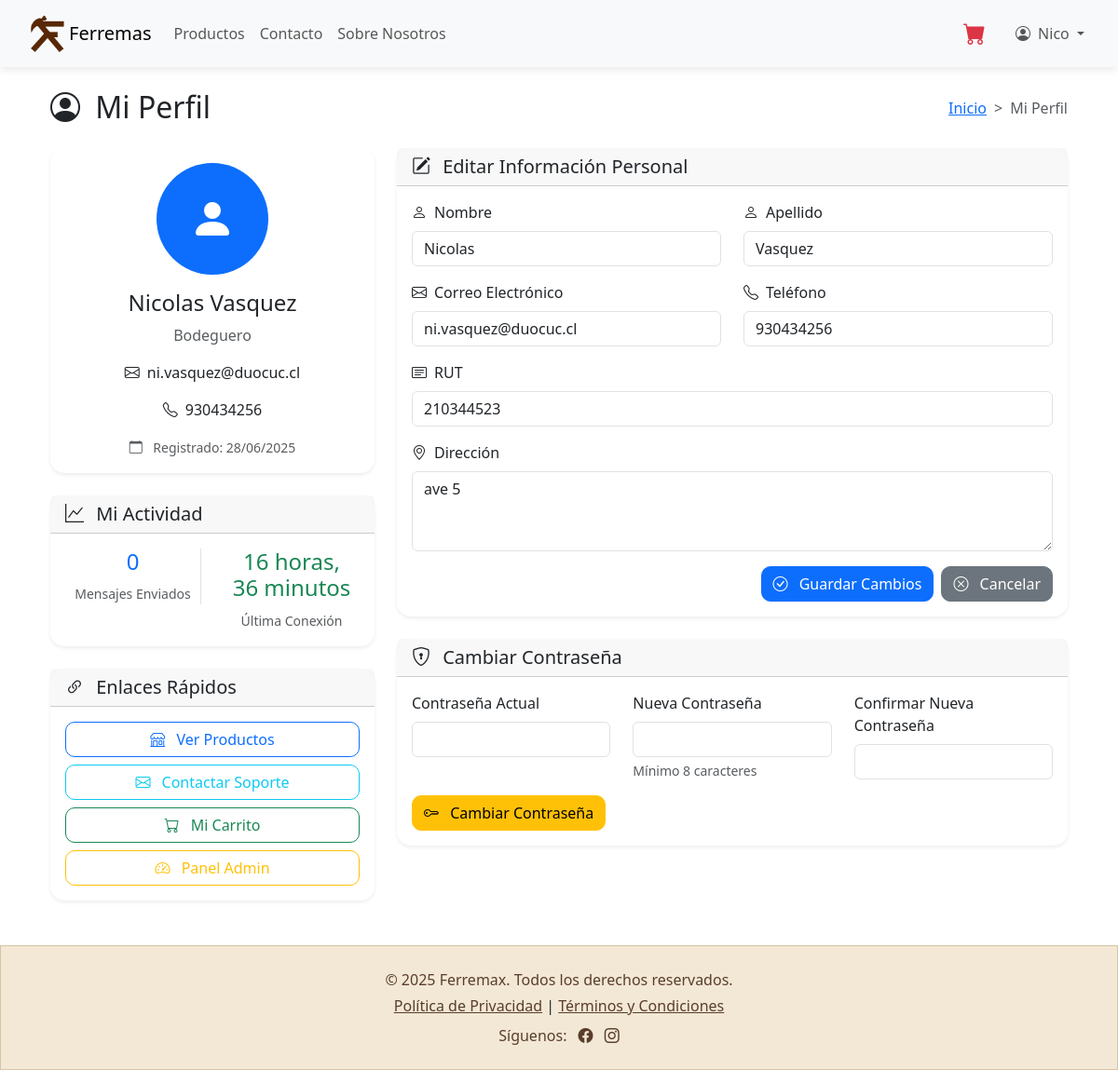
/profile/ (signed in), run on an earlier commit of the app's database.
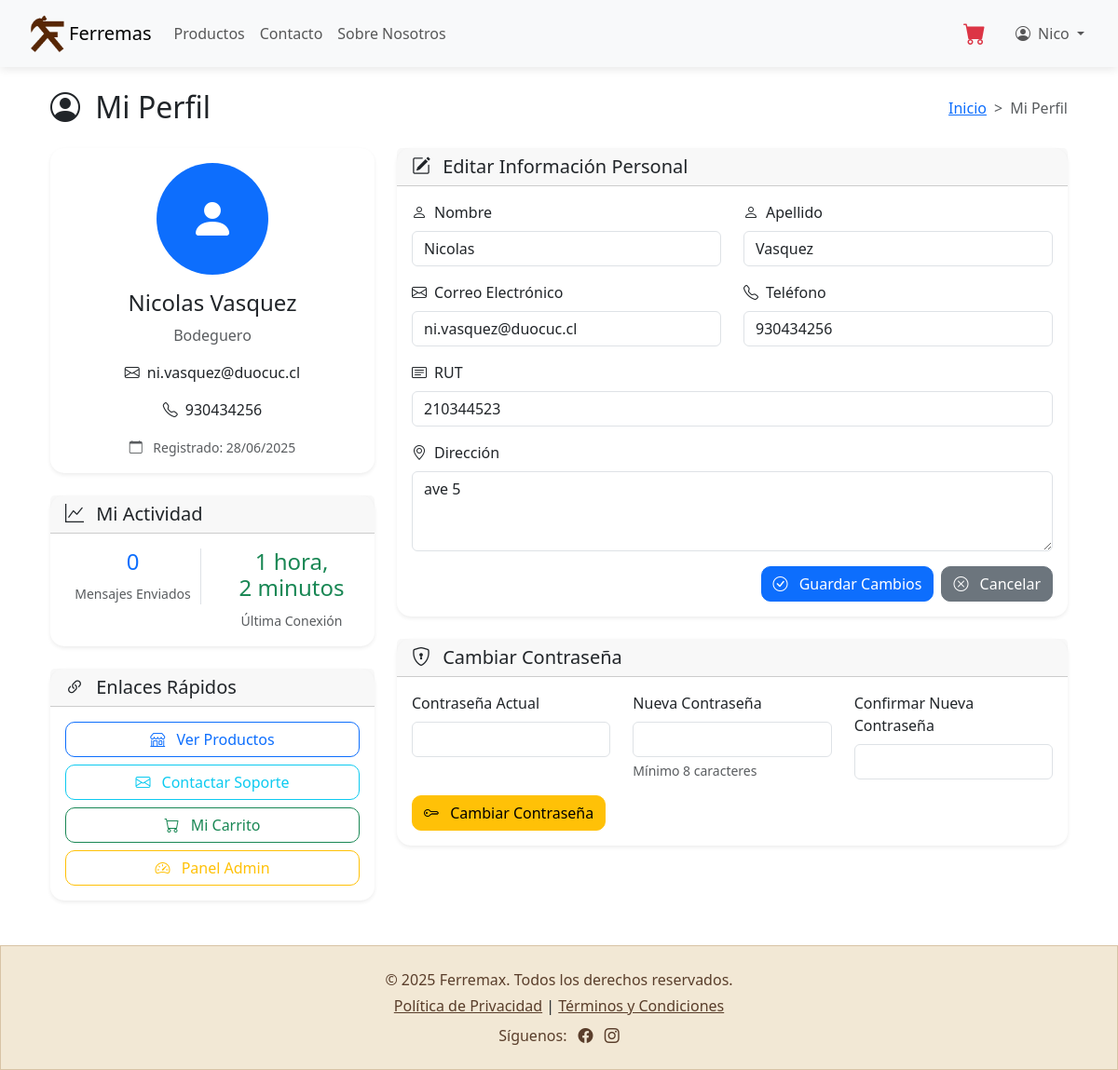
And on a later commit of the database.
### miPaypal/models.py (models this page shows, shortened)
class CustomUser(AbstractUser):
    ROLES = (
        ('cliente', 'Cliente'),
        ('bodeguero', 'Bodeguero'),
        ('contador', 'Contador'),
        ('vendedor', 'Vendedor'),
    )
    rut = models.CharField(max_length=12, blank=True, null=True)
    telefono = models.CharField(max_length=15, blank=True, null=True)
    direccion = models.TextField(blank=True, null=True)
    ciudad = models.CharField(max_length=100, blank=True, null=True, verbose_name="Ciudad")
    rol = models.CharField(max_length=10, choices=ROLES, default='cliente')

### ecommerce/views.py (the view, shortened to what this page needs)
# urls.py: path('profile/', user_profile, name='user-profile-page'),
@login_required
def user_profile(request):
    user_messages_count = 0
    if hasattr(ContactMessage, 'objects'):
        user_messages_count = ContactMessage.objects.filter(email=request.user.email).count()
    context = {
        'user_messages_count': user_messages_count,
    }
    return render(request, 'profile/user-profile.html', context)

### miPaypal/context_processors.py (called while the page is built)
def cart_context(request):
    cart_count = 0
    try:
        if request.user.is_authenticated:
            cart = Cart.objects.filter(user=request.user).first()
        else:
            if request.session.session_key:
                cart = Cart.objects.filter(session_key=request.session.session_key).first()
            else:
                cart = None
        if cart:
            cart_count = sum(item.quantity for item in cart.cartitem_set.all())
    except Exception:
        cart_count = 0
    return {
        'cart_count': cart_count
    }

### ecommerce/templates/profile/user-profile.html (shortened to what the changed rows need)
{% extends 'base.html' %}
{% block content %}
<div class="container mt-4">
    <div class="row">
        <div class="col-12">
            <div class="d-flex justify-content-between align-items-center mb-4">
                <h1 class="h2 mb-0">
                    <i class="bi bi-person-circle me-2"></i>
                    Mi Perfil
                </h1>
            </div>
        </div>
    </div>
    <div class="row">
        <div class="col-lg-4">
            <div class="card shadow-sm">
                <div class="card-body text-center">
                    <div class="mb-3">
                        <div class="bg-primary rounded-circle mx-auto mb-3 d-flex align-items-center justify-content-center"
                             style="width: 120px; height: 120px;">
                        </div>
                    </div>
                    <h4 class="card-title">
                        {% if user.get_full_name %}
                            {{ user.get_full_name }}
                        {% else %}
                            {{ user.username }}
                            <small class="text-muted">(sin nombre completo)</small>
                        {% endif %}
                    </h4>
                    <p class="card-text text-muted">{{ user.get_rol_display }}</p>
                    <p class="card-text">
                        <i class="bi bi-envelope me-2"></i>{{ user.email }}
                    </p>
                    {% if user.telefono %}
                    <p class="card-text">
                        <i class="bi bi-telephone me-2"></i>{{ user.telefono }}
                    </p>
                    {% endif %}
                    <p class="card-text">
                        <small class="text-muted">
                            <i class="bi bi-calendar me-2"></i>
                            Registrado: {{ user.date_joined|date:"d/m/Y" }}
                        </small>
                    </p>
                </div>
            </div>
            <div class="card shadow-sm mt-4">
                <div class="card-body">
                    <div class="row text-center">
                        <div class="col-6">
                            <h4 class="text-success">{{ user.last_login|timesince }}</h4>
                            <small class="text-muted">Última Conexión</small>
                        </div>
                    </div>
                </div>
            </div>
        </div>
        <div class="col-lg-8">
            <div class="card shadow-sm">
                <div class="card-body">
                    <form method="post">
                        <div class="row">
                            <div class="col-md-6">
                                <div class="mb-3">
                                    <label for="first_name" class="form-label">
                                        <i class="bi bi-person me-2"></i>Nombre
                                    </label>
                                    <input type="text" class="form-control" id="first_name" name="first_name"
                                           value="{{ user.first_name }}" required>
                                </div>
                            </div>
                            <div class="col-md-6">
                                <div class="mb-3">
                                    <label for="last_name" class="form-label">
                                        <i class="bi bi-person me-2"></i>Apellido
                                    </label>
                                    <input type="text" class="form-control" id="last_name" name="last_name"
                                           value="{{ user.last_name }}" required>
                                </div>
                            </div>
                        </div>
                        <div class="row">
                            <div class="col-md-6">
                                <div class="mb-3">
                                    <label for="email" class="form-label">
                                        <i class="bi bi-envelope me-2"></i>Correo Electrónico
                                    </label>
                                    <input type="email" class="form-control" id="email" name="email"
                                           value="{{ user.email }}" required>
                                </div>
                            </div>
                            <div class="col-md-6">
                                <div class="mb-3">
                                    <label for="telefono" class="form-label">
                                        <i class="bi bi-telephone me-2"></i>Teléfono
                                    </label>
                                    <input type="text" class="form-control" id="telefono" name="telefono"
                                           value="{{ user.telefono|default:'' }}" placeholder="+56912345678">
                                </div>
                            </div>
                        </div>
                        <div class="mb-3">
                            <label for="rut" class="form-label">
                                <i class="bi bi-card-text me-2"></i>RUT
                            </label>
                            <input type="text" class="form-control" id="rut" name="rut"
                                   value="{{ user.rut|default:'' }}" placeholder="12.345.678-9">
                        </div>
                        <div class="mb-3">
                            <label for="direccion" class="form-label">
                                <i class="bi bi-geo-alt me-2"></i>Dirección
                            </label>
                            <textarea class="form-control" id="direccion" name="direccion" rows="3"
                                      placeholder="Ingrese su dirección completa">{{ user.direccion|default:'' }}</textarea>
                        </div>
                    </form>
                </div>
            </div>
        </div>
    </div>
</div>
{% endblock %}

### ecommerce/templates/base.html (shortened to what this page needs)
{% load static %}
<!DOCTYPE html>
<html lang="es">
<head>
</head>
<body>
<link href="https://cdn.jsdelivr.net/npm/bootstrap@5.3.7/dist/css/bootstrap.min.css" rel="stylesheet">
<link href="https://cdn.jsdelivr.net/npm/bootstrap-icons@1.10.5/font/bootstrap-icons.css" rel="stylesheet">
<nav class="navbar navbar-expand-lg bg-body-tertiary px-3 position-sticky top-0" style="z-index: 1030;">
  <div class="container-fluid">
    <a class="navbar-brand d-flex align-items-center" href="{%url 'index-page'%}">
      <img src="{% static 'images/Ferremas.png' %}"width="46"  />
      Ferremas
    </a>
    <div class="collapse navbar-collapse" id="navbarSupportedContent">
      <ul class="navbar-nav me-auto mb-2 mb-lg-0">
        <li class="nav-item">
          <a class="nav-link" href="{%url 'products-page'%}">Productos</a>
        </li>
        <li class="nav-item">
          <a class="nav-link" href="{%url 'contact-page'%}">Contacto</a>
        </li>
        <li class="nav-item">
          <a class="nav-link" href="{%url 'about-page'%}">Sobre Nosotros</a>
        </li>
      </ul>
      <ul class="navbar-nav mb-2 mb-lg-0 align-items-center">
        <li class="nav-item me-3 position-relative">
          <a class="nav-link" href="{%url 'view_cart'%}">
            <i class="bi bi-cart-fill fs-4 text-danger"></i>
          </a>
        </li>
        {% if user.is_authenticated %}
          <li class="nav-item dropdown">
            <a class="nav-link dropdown-toggle" href="#" role="button" data-bs-toggle="dropdown"
              aria-expanded="false">
              <i class="bi bi-person-circle me-1"></i>
              {{ user.username|default:'Mi cuenta' }}
            </a>
          </li>
        {% else %}
          <li class="nav-item">
            <a class="nav-link" href="{% url 'login-page' %}">Iniciar Sesión</a>
          </li>
        {% endif %}
      </ul>
    </div>
  </div>
</nav>
<div class="container">
    {%block content%}
    {%endblock%}
</div>
<footer style="background:#F2E8D5 ; box-shadow: 0 2px 10px rgba(#D8C3A5); border: solid 1px #D8C3A5;" class=" text-center py-4 mt-5">
  <div class="container">
    <p style="color: #5A3E2B;" class="mb-1">&copy; 2025 Ferremax. Todos los derechos reservados.</p>
    <p class="mb-0">
      <a style="color: #5A3E2B;" href="privacy" class=" text-decoration-underline">Política de Privacidad</a> |
      <a style="color: #5A3E2B;" href="terms" class=" text-decoration-underline">Términos y Condiciones</a>
    </p>
    <p style="color: #5A3E2B;" class="mt-2 mb-0">
      Síguenos:
      <a href="#" style="color: #5A3E2B;" class=" ms-2"><i class="bi bi-facebook"></i></a>
      <a href="#" style="color: #5A3E2B;" class=" ms-2"><i class="bi bi-instagram"></i></a>
    </p>
  </div>
</footer>
</body>
</html>

What changed in the data, as far as the page shows it:
changed CustomUser "Nicolas Vasquez": last_login "16 horas, 36 minutos" → "1 hora, 2 minutos"
